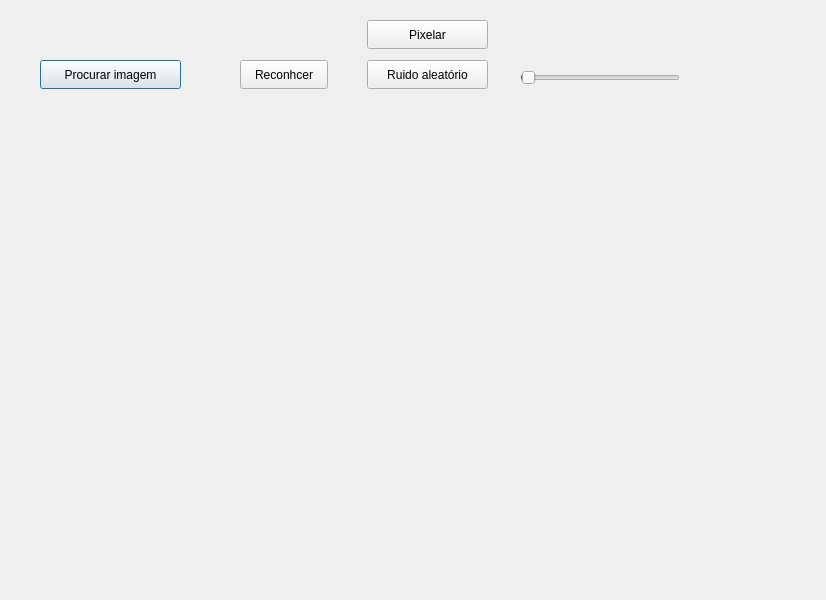
<?xml version="1.0" encoding="UTF-8"?>
<ui version="4.0">
 <class>Dialog</class>
 <widget class="QDialog" name="Dialog">
  <property name="geometry">
   <rect>
    <x>0</x>
    <y>0</y>
    <width>826</width>
    <height>600</height>
   </rect>
  </property>
  <property name="windowTitle">
   <string>Dialog</string>
  </property>
  <widget class="QPushButton" name="botao_procura_imagem">
   <property name="geometry">
    <rect>
     <x>40</x>
     <y>60</y>
     <width>141</width>
     <height>29</height>
    </rect>
   </property>
   <property name="text">
    <string>Procurar imagem</string>
   </property>
  </widget>
  <widget class="QPushButton" name="botao_reconhecer">
   <property name="geometry">
    <rect>
     <x>240</x>
     <y>60</y>
     <width>88</width>
     <height>29</height>
    </rect>
   </property>
   <property name="text">
    <string>Reconhcer</string>
   </property>
  </widget>
  <widget class="QPushButton" name="botao_ruido_aleatorio">
   <property name="geometry">
    <rect>
     <x>367</x>
     <y>60</y>
     <width>121</width>
     <height>29</height>
    </rect>
   </property>
   <property name="text">
    <string>Ruido aleatório</string>
   </property>
  </widget>
  <widget class="QPushButton" name="botao_pixelar">
   <property name="geometry">
    <rect>
     <x>367</x>
     <y>20</y>
     <width>121</width>
     <height>29</height>
    </rect>
   </property>
   <property name="text">
    <string>Pixelar</string>
   </property>
  </widget>
  <widget class="QSlider" name="slider_horizontal">
   <property name="geometry">
    <rect>
     <x>520</x>
     <y>70</y>
     <width>160</width>
     <height>16</height>
    </rect>
   </property>
   <property name="maximum">
    <number>100</number>
   </property>
   <property name="value">
    <number>1</number>
   </property>
   <property name="orientation">
    <enum>Qt::Orientation::Horizontal</enum>
   </property>
  </widget>
  <widget class="QWidget" name="widget" native="true">
   <property name="geometry">
    <rect>
     <x>70</x>
     <y>119</y>
     <width>631</width>
     <height>381</height>
    </rect>
   </property>
  </widget>
 </widget>
 <resources/>
 <connections/>
</ui>
